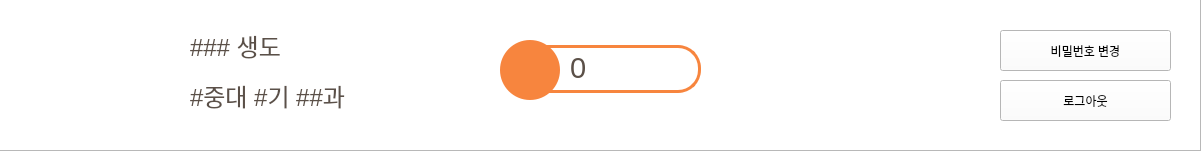
  <widget class="QFrame" name="frame_5">
   <property name="geometry">
    <rect>
     <x>0</x>
     <y>0</y>
     <width>1201</width>
     <height>151</height>
    </rect>
   </property>
   <property name="frameShape">
    <enum>QFrame::StyledPanel</enum>
   </property>
   <property name="frameShadow">
    <enum>QFrame::Raised</enum>
   </property>
   <widget class="QLabel" name="topbg_8">
    <property name="geometry">
     <rect>
      <x>520</x>
      <y>45</y>
      <width>181</width>
      <height>48</height>
     </rect>
    </property>
    <property name="styleSheet">
     <string notr="true">border-radius:23px;
border-style:solid;
border-color: rgb(247, 133, 62);
border-width:3px;
background-color:white;</string>
    </property>
    <property name="text">
     <string/>
    </property>
   </widget>
   <widget class="QLabel" name="topbg_9">
    <property name="geometry">
     <rect>
      <x>500</x>
      <y>40</y>
      <width>60</width>
      <height>60</height>
     </rect>
    </property>
    <property name="styleSheet">
     <string notr="true">border-radius:30px;
background-color:rgb(247, 133, 62);</string>
    </property>
    <property name="text">
     <string/>
    </property>
   </widget>
   <widget class="QLabel" name="label_point">
    <property name="geometry">
     <rect>
      <x>508</x>
      <y>47</y>
      <width>45</width>
      <height>45</height>
     </rect>
    </property>
    <property name="minimumSize">
     <size>
      <width>45</width>
      <height>45</height>
     </size>
    </property>
    <property name="maximumSize">
     <size>
      <width>45</width>
      <height>45</height>
     </size>
    </property>
    <property name="styleSheet">
     <string notr="true">image: url(:/icon/디자인/coin (1).png);</string>
    </property>
    <property name="text">
     <string/>
    </property>
    <property name="pixmap">
     <pixmap>:/icon/디자인/coin (1).png</pixmap>
    </property>
    <property name="scaledContents">
     <bool>true</bool>
    </property>
   </widget>
   <widget class="QLabel" name="label_11">
    <property name="geometry">
     <rect>
      <x>570</x>
      <y>43</y>
      <width>151</width>
      <height>51</height>
     </rect>
    </property>
    <property name="font">
     <font>
      <pointsize>14</pointsize>
      <weight>75</weight>
      <italic>true</italic>
      <bold>true</bold>
     </font>
    </property>
    <property name="styleSheet">
     <string notr="true">color:rgb(91, 80, 72)</string>
    </property>
    <property name="text">
     <string>&lt;html&gt;&lt;head/&gt;&lt;body&gt;&lt;p&gt;&lt;span style=&quot; font-size:22pt; font-weight:400; font-style:normal;&quot;&gt;0&lt;/span&gt;&lt;/p&gt;&lt;/body&gt;&lt;/html&gt;</string>
    </property>
   </widget>
   <widget class="QLabel" name="label_14">
    <property name="geometry">
     <rect>
      <x>190</x>
      <y>20</y>
      <width>111</width>
      <height>51</height>
     </rect>
    </property>
    <property name="font">
     <font>
      <pointsize>14</pointsize>
      <weight>50</weight>
      <italic>false</italic>
      <bold>false</bold>
     </font>
    </property>
    <property name="styleSheet">
     <string notr="true">color:rgb(91, 80, 72)</string>
    </property>
    <property name="text">
     <string>&lt;html&gt;&lt;head/&gt;&lt;body&gt;&lt;p&gt;&lt;span style=&quot; font-size:18pt; font-weight:400; font-style:normal;&quot;&gt;###   생도&lt;/span&gt;&lt;/p&gt;&lt;/body&gt;&lt;/html&gt;</string>
    </property>
   </widget>
   <widget class="QLabel" name="label_user">
    <property name="geometry">
     <rect>
      <x>60</x>
      <y>20</y>
      <width>111</width>
      <height>111</height>
     </rect>
    </property>
    <property name="minimumSize">
     <size>
      <width>111</width>
      <height>111</height>
     </size>
    </property>
    <property name="maximumSize">
     <size>
      <width>111</width>
      <height>111</height>
     </size>
    </property>
    <property name="styleSheet">
     <string notr="true">image: url(:/icon/디자인/user (2).png);</string>
    </property>
    <property name="text">
     <string/>
    </property>
    <property name="pixmap">
     <pixmap>:/icon/디자인/user (2).png</pixmap>
    </property>
    <property name="scaledContents">
     <bool>true</bool>
    </property>
   </widget>
   <widget class="QLabel" name="label_15">
    <property name="geometry">
     <rect>
      <x>190</x>
      <y>70</y>
      <width>201</width>
      <height>51</height>
     </rect>
    </property>
    <property name="font">
     <font>
      <pointsize>14</pointsize>
      <weight>50</weight>
      <italic>false</italic>
      <bold>false</bold>
     </font>
    </property>
    <property name="styleSheet">
     <string notr="true">color:rgb(91, 80, 72)</string>
    </property>
    <property name="text">
     <string>&lt;html&gt;&lt;head/&gt;&lt;body&gt;&lt;p&gt;&lt;span style=&quot; font-size:18pt; font-weight:400; font-style:normal;&quot;&gt;#중대 #기 ##과&lt;/span&gt;&lt;/p&gt;&lt;/body&gt;&lt;/html&gt;</string>
    </property>
   </widget>
   <widget class="QLabel" name="topbg">
    <property name="geometry">
     <rect>
      <x>0</x>
      <y>0</y>
      <width>1200</width>
      <height>150</height>
     </rect>
    </property>
    <property name="styleSheet">
     <string notr="true">background-color:rgb(255, 255, 255)</string>
    </property>
    <property name="text">
     <string/>
    </property>
   </widget>
   <widget class="QPushButton" name="bt_change">
    <property name="geometry">
     <rect>
      <x>1000</x>
      <y>30</y>
      <width>171</width>
      <height>41</height>
     </rect>
    </property>
    <property name="styleSheet">
     <string notr="true">background-color:rgb(255, 255, 255);
font: 29 16pt &quot;Noto Sans CJK HK DemiLight&quot;;
</string>
    </property>
    <property name="text">
     <string>비밀번호 변경</string>
    </property>
   </widget>
   <widget class="QLabel" name="label_17">
    <property name="geometry">
     <rect>
      <x>770</x>
      <y>40</y>
      <width>141</width>
      <height>41</height>
     </rect>
    </property>
    <property name="font">
     <font>
      <pointsize>15</pointsize>
      <weight>50</weight>
      <italic>false</italic>
      <bold>false</bold>
     </font>
    </property>
    <property name="text">
     <string/>
    </property>
    <property name="alignment">
     <set>Qt::AlignCenter</set>
    </property>
   </widget>
   <widget class="QLabel" name="label_21">
    <property name="geometry">
     <rect>
      <x>770</x>
      <y>80</y>
      <width>141</width>
      <height>41</height>
     </rect>
    </property>
    <property name="font">
     <font>
      <pointsize>15</pointsize>
      <weight>50</weight>
      <italic>false</italic>
      <bold>false</bold>
     </font>
    </property>
    <property name="text">
     <string/>
    </property>
    <property name="alignment">
     <set>Qt::AlignCenter</set>
    </property>
   </widget>
   <widget class="QPushButton" name="bt_logout">
    <property name="geometry">
     <rect>
      <x>1000</x>
      <y>80</y>
      <width>171</width>
      <height>41</height>
     </rect>
    </property>
    <property name="styleSheet">
     <string notr="true">background-color:rgb(255, 255, 255);
font: 29 16pt &quot;Noto Sans CJK HK DemiLight&quot;;
</string>
    </property>
    <property name="text">
     <string>로그아웃</string>
    </property>
   </widget>
   <zorder>topbg</zorder>
   <zorder>topbg_8</zorder>
   <zorder>topbg_9</zorder>
   <zorder>label_point</zorder>
   <zorder>label_11</zorder>
   <zorder>label_14</zorder>
   <zorder>label_user</zorder>
   <zorder>label_15</zorder>
   <zorder>bt_change</zorder>
   <zorder>label_17</zorder>
   <zorder>label_21</zorder>
   <zorder>bt_logout</zorder>
  </widget>
